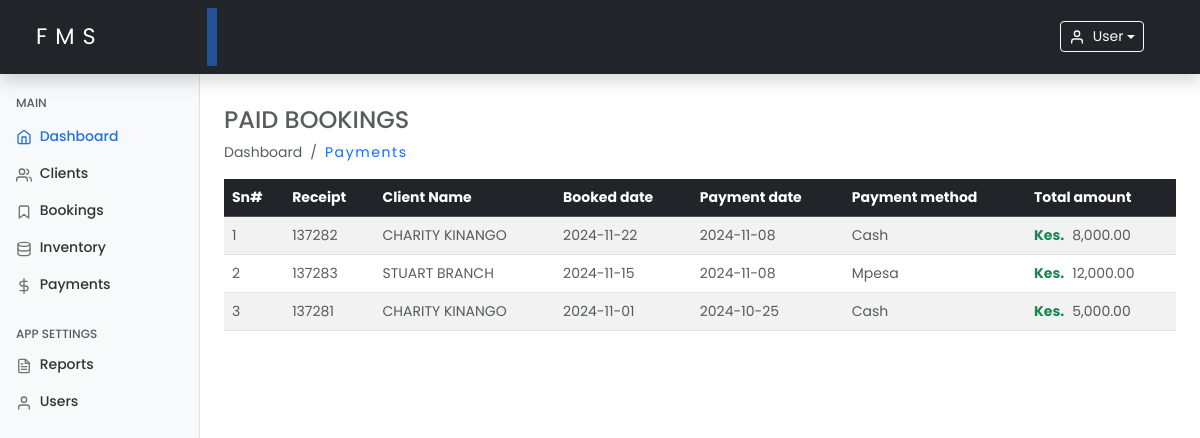
/payments.php (signed in), run on the app's committed database.
### tables this page shows
CREATE TABLE `payments` (
  `id` int(11) NOT NULL,
  `booking_id` int(11) NOT NULL,
  `receipt_number` int(8) DEFAULT NULL,
  `payment_method` enum('cash','mpesa') NOT NULL DEFAULT 'cash',
  `amount` decimal(10,2) NOT NULL,
  `tax` decimal(10,2) DEFAULT NULL,
  `discount` decimal(10,2) DEFAULT NULL,
  `total` decimal(10,2) GENERATED ALWAYS AS (`amount` + `tax` - `discount`) VIRTUAL,
  `payment_date` date NOT NULL,
  `created_at` timestamp NOT NULL DEFAULT current_timestamp(),
  `updated_at` timestamp NOT NULL DEFAULT current_timestamp() ON UPDATE current_timestamp()
);

CREATE TABLE `clients` (
  `id` int(11) NOT NULL,
  `client_name` varchar(100) NOT NULL,
  `client_phone` varchar(20) NOT NULL,
  `client_email` varchar(100) DEFAULT NULL,
  `client_address` varchar(255) DEFAULT NULL,
  `deceased_name` varchar(100) NOT NULL,
  `deceased_age` int(3) NOT NULL,
  `deceased_date_of_death` date NOT NULL,
  `deceased_cause` enum('natural','sickness','accident','other') NOT NULL,
  `deceased_gender` enum('male','female','other') NOT NULL,
  `created_at` timestamp NOT NULL DEFAULT current_timestamp(),
  `updated_at` timestamp NOT NULL DEFAULT current_timestamp() ON UPDATE current_timestamp()
);

CREATE TABLE `bookings` (
  `id` int(11) NOT NULL,
  `client_id` varchar(100) NOT NULL,
  `deceased_name` varchar(100) NOT NULL,
  `service_type` enum('burial','cremation','other') DEFAULT 'burial',
  `schedule_date` date NOT NULL,
  `vehicle_type` varchar(150) DEFAULT NULL,
  `request` varchar(255) DEFAULT NULL,
  `status` enum('scheduled','completed') DEFAULT 'scheduled',
  `created_at` timestamp NOT NULL DEFAULT current_timestamp(),
  `updated_at` timestamp NOT NULL DEFAULT current_timestamp() ON UPDATE current_timestamp()
);

### includes/functions.php (called while the page is built, shortened)
<?php
function getProcessedBookings($conn)
{
    $processedBookings = [];
    $query = "SELECT p.booking_id, p.receipt_number, p.payment_method, p.amount, p.tax, p.discount, p.payment_date,
                     s.schedule_date, c.client_name AS client_name
              FROM payments p
              JOIN bookings s ON p.booking_id = s.id
              JOIN clients c ON s.client_id = c.id
              ORDER BY p.payment_date DESC";
    $result = $conn->query($query);
    if ($result && $result->num_rows > 0) {
        while ($row = $result->fetch_assoc()) {
            $processedBookings[] = $row;
        }
    }
    return $processedBookings;
}

### payments.php (the view, shortened to what this page needs)
<?php
include 'includes/functions.php';
$processedBookings = getProcessedBookings($conn);
include './includes/header.php';
include './includes/sidebar.php';
?>
<main class="col-md-9 ms-sm-auto col-lg-10 px-md-4 mt-2">
    <h4 class="text-muted text-uppercase mt-4">Paid Bookings</h4>
    <ol class="breadcrumb mb-2">
        <li class="breadcrumb-item active">Dashboard</li>
        <li class="breadcrumb-item">
            <a class="text-decoration-none hover-underline" href="payments.php">Payments</a>
        </li>
    </ol>
    <div class="table-responsive">
        <?php if (!empty($processedBookings)): ?>
        <table class="table table-striped table-hover table-lg mt-2">
            <thead class="table-dark">
                    <tr>
                        <th>Sn#</th>
                        <th>Receipt</th>
                        <th>Client Name</th>
                        <th>Booked date</th>
                        <th>Payment date</th>
                        <th>Payment method</th>
                        <th>Total amount</th>
                    </tr>
                </thead>
                <tbody>
                    <?php foreach ($processedBookings as $index => $booking): ?>
                        <tr>
                            <td class="text-muted"><?php echo $index + 1; ?></td>
                            <td class="text-muted"><?php echo htmlspecialchars($booking['receipt_number']); ?></td>
                            <td class="text-muted text-uppercase"><?php echo htmlspecialchars($booking['client_name']); ?></td>
                            <td class="text-muted"><?php echo htmlspecialchars($booking['schedule_date']); ?></td>
                            <td class="text-muted"><?php echo htmlspecialchars($booking['payment_date']); ?></td>
                            <td class="text-muted text-capitalize"><?php echo htmlspecialchars($booking['payment_method']); ?></td>
                            <td class="text-muted"><strong class="text-success me-2">Kes.</strong><?php echo number_format($booking['amount'], 2); ?></td>
                        </tr>
                    <?php endforeach; ?>
                </tbody>
            </table>
        <?php else: ?>
            <p class="text-center text-danger">No processed bookings found.</p>
        <?php endif; ?>
    </div>
</main>
<?php include './includes/footer.php'; ?>

### assets/css/dashboard.css (style rules this page uses)
* { margin: 0; padding: 0; box-sizing: border-box; }
body { font-size: .875rem; font-family: "Poppins", sans-serif; }

### includes/header.php (style rules this page uses)
.active { background-color: transparent !important; }
.text-decoration-none { font-weight: 400; letter-spacing: 0.1rem; text-decoration: none !important; }

### data on the page
payments: receipt_number "137282", clients.client_name "CHARITY KINANGO", booking.schedule_date "2024-11-22", payment_date "2024-11-08", payment_method "Cash", amount "8,000.00"
payments: receipt_number "137283", clients.client_name "STUART BRANCH", booking.schedule_date "2024-11-15", payment_date "2024-11-08", payment_method "Mpesa", amount "12,000.00"
payments: receipt_number "137281", clients.client_name "CHARITY KINANGO", booking.schedule_date "2024-11-01", payment_date "2024-10-25", payment_method "Cash", amount "5,000.00"

### other printed values
$_SESSION['username'] "User"
